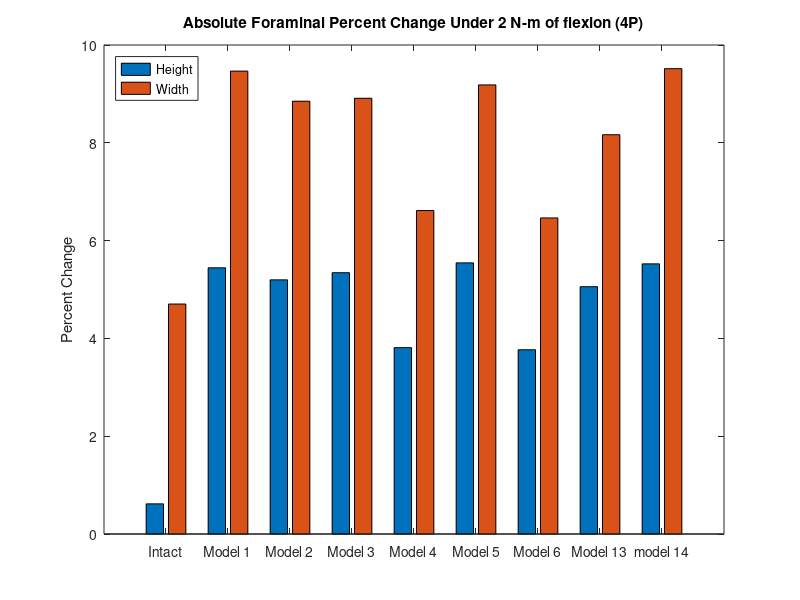
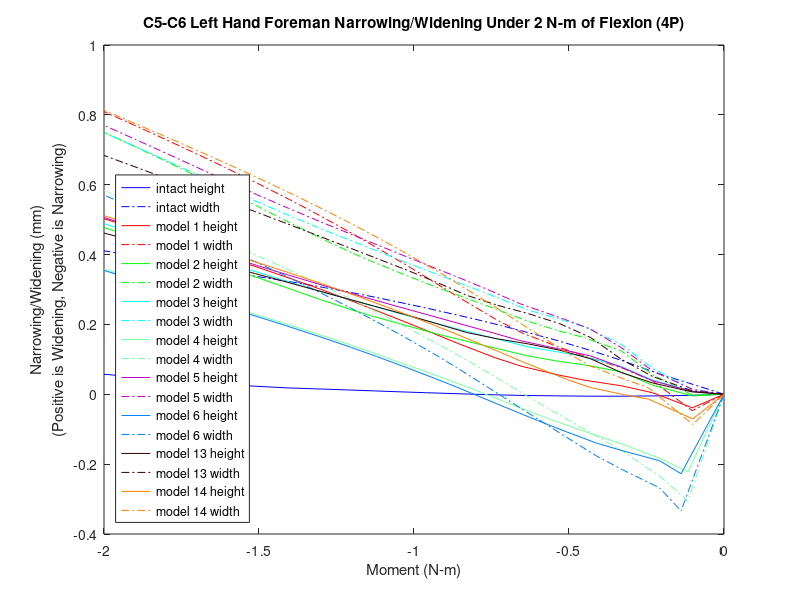

Source code (MATLAB) for these figures, in order:
%% foreman height and witdth narrowing/widening 
% for all models for the c5-c6 left hand side foreman under flexion (4P)
% 36572,16215,31500,37435
k=21;
zero1=[0 0 0 0 0 0 0 0 0 0 0 0 0 0 0 0 0 0 0 0 0];

mag15y=zero1;
mag15x=zero1;
width15=zero1;
height15=zero1;

mag14y=zero1;
mag14x=zero1;
width14=zero1;
height14=zero1;

mag13y=zero1;
mag13x=zero1;
width13=zero1;
height13=zero1;

mag6y=zero1;
mag6x=zero1;
width6=zero1;
height6=zero1;

mag5y=zero1;
mag5x=zero1;
width5=zero1;
height5=zero1;

mag4y=zero1;
mag4x=zero1;
width4=zero1;
height4=zero1;

mag3y=zero1;
mag3x=zero1;
width3=zero1;
height3=zero1;


mag2y=zero1;
mag2x=zero1;
width2=zero1;
height2=zero1;

mag1y=zero1;
mag1x=zero1;
width1=zero1;
height1=zero1;
% 36572,16215,31500,37435
%% model15_intact_TLC_4P
t15=[2 2.0575 2.1025 2.16719 2.21465 2.2716 2.32233 2.35879 2.40155 2.47973 2.51017 2.56326 2.61022 2.66193 2.70424 2.75779 2.80445 2.8546 2.90442 2.95797 3];

% 36572
aa1=12.3763+[0.111599 0.195503 0.21914 0.221679 0.22618 0.244388 0.2624 0.274709 0.287015 0.305946 0.312931 0.32445 0.333878 0.343313 0.350779 0.361297 0.37132 0.381771 0.391664 0.401832 0.409481];
aa2=446.738+[0.535552 0.00278413 -0.540777 -1.16254 -1.4941 -1.83954 -2.12986 -2.33351 -2.57016 -2.98998 -3.14964 -3.42315 -3.65863 -3.9132 -4.11723 -4.36825 -4.58163 -4.80518 -5.02285 -5.25136 -5.42703];
aa3=-714.659+[-0.774879 -0.790001 -0.756128 -0.761472 -0.791383 -0.837923 -0.88243 -0.915653 -0.955629 -1.02819 -1.05646 -1.10724 -1.15231 -1.20224 -1.24318 -1.29616 -1.34308 -1.39341 -1.44343 -1.49682 -1.53839];

% 16215
ab1=12.1679+[0.223784 0.353805 0.380462 0.380986 0.388614 0.414922 0.442109 0.461236 0.480969 0.512795 0.524786 0.544828 0.561406 0.578743 0.592802 0.611272 0.627704 0.644514 0.660508 0.676796 0.6889];
ab2=446.385+[0.866838 0.00585694 -0.82704 -1.78618 -2.30485 -2.85419 -3.31753 -3.64324 -4.02087 -4.69051 -4.94558 -5.38129 -5.75522 -6.15746 -6.47867 -6.87275 -7.20792 -7.56064 -7.90415 -8.26454 -8.5416];
ab3=-705.203+[-0.935817 -0.960292 -0.943126 -0.979011 -1.03053 -1.10411 -1.17486 -1.22797 -1.2927 -1.41368 -1.46225 -1.54961 -1.6282 -1.71649 -1.78965 -1.88231 -1.96344 -2.05098 -2.13888 -2.23369 -2.30831 ];

% 31500
ac1=9.70641+[0.238644 0.363527 0.38529 0.379775 0.383423 0.405021 0.427722 0.443488 0.459432 0.485239 0.49515 0.511659 0.525205 0.539136 0.550538 0.566037 0.580029 0.594259 0.607709 0.621364 0.631449];
ac2=444.062+[0.758958 -0.0435523 -0.815815 -1.70234 -2.17988 -2.68377 -3.10724 -3.40404 -3.7475 -4.35471 -4.58544 -4.97899 -5.31601 -5.67782 -5.96633 -6.31965 -6.61962 -6.93471 -7.24104 -7.56183 -7.80806];
ac3=-707.068+[-0.814455 -0.910412 -0.96335 -1.07718 -1.16962 -1.28613 -1.39259 -1.47062 -1.56414 -1.73639 -1.80445 -1.92461 -2.03095 -2.14847 -2.2446 -2.36529 -2.46996 -2.58185 -2.69302 -2.81181 -2.90454 ];

% 37435
ad1=16.2708+[0.132811 0.230821 0.258912 0.265947 0.27398 0.297537 0.320244 0.335687 0.351377 0.375513 0.384379 0.399391 0.411851 0.424571 0.434659 0.448534 0.461495 0.474961 0.487714 0.500772 0.51058 ];
ad2=449.059+[0.698641 0.0650499 -0.590634 -1.33548 -1.72952 -2.14157 -2.48881 -2.73284 -3.0169 -3.52216 -3.7147 -4.04491 -4.32969 -4.63789 -4.88519 -5.18981 -5.44901 -5.72081 -5.9858 -6.26428 -6.47853];
ad3=-710.186+[-0.884108 -0.855149 -0.765719 -0.713987 -0.71764 -0.738649 -0.762338 -0.781116 -0.804397 -0.847483 -0.864772 -0.897406 -0.927318 -0.961391 -0.990012 -1.02841 -1.06348 -1.10177 -1.14042 -1.18224 -1.21519];

ya1=aa1-ab1;
ya2=aa2-ab2;
ya3=aa3-ab3;
xa1=ad1-ac1;
xa2=ad2-ac2;
xa3=ad3-ac3;
x15=[xa1',xa2',xa3'];
y15=[ya1',ya2',ya3'];

for n=1:k
    mag15x(n)=sqrt(x15(n,1)^2+x15(n,2)^2+x15(n,3)^2);
end
for n=1:k
    mag15y(n)=sqrt(y15(n,1)^2+y15(n,2)^2+y15(n,3)^2);
end
for n=1:k
    width15(n)=mag15x(1,1)-mag15x(1,n);
end
for n=1:k
    height15(n)=mag15y(1,1)-mag15y(1,n);
end

%% model1_slideslide_tether/S2_4P
t1=[2 2.05126 2.11533 2.16533 2.2247 2.26689 2.32627 2.36846 2.42783 2.4542 2.50615 2.55076 2.60453 2.65273 2.70062 2.75176 2.80444 2.85837 2.91342 2.96196 3];
% 36572
ae1=12.3763+[-0.296363 -0.247029 -0.194822 -0.143469 -0.0786417 -0.0270335 0.0366481 0.070375 0.113683 0.131163 0.16239 0.187245 0.215836 0.238339 0.258239 0.276865 0.293647 0.309198 0.323755 0.33601 0.345124];
ae2=446.738+[0.797079 0.643528 0.627852 0.446551 0.126401 -0.189067 -0.672004 -1.00617 -1.46051 -1.65626 -2.03261 -2.34523 -2.71091 -3.02767 -3.33399 -3.65128 -3.96661 -4.27704 -4.57986 -4.83608 -5.02937];
ae3=-714.659+[-0.615151 -0.907806 -0.956803 -0.963068 -0.962402 -0.971728 -0.988314 -1.01789 -1.07819 -1.10692 -1.16627 -1.21927 -1.28322 -1.34042 -1.3977 -1.45974 -1.52523 -1.59252 -1.66021 -1.71885 -1.76384];

% 16215
af1=12.1679+[-0.324978 -0.208429 -0.0799929 0.0141588 0.12184 0.19601 0.286321 0.33581 0.397984 0.422097 0.464515 0.497892 0.534637 0.564167 0.590763 0.615961 0.639121 0.660899 0.681517 0.698923 0.711853 ];
af2=446.385+[1.47688 1.27622 0.948796 0.541781 -0.040864 -0.540419 -1.29458 -1.83374 -2.57648 -2.89838 -3.51774 -4.03114 -4.63048 -5.15053 -5.65298 -6.17311 -6.69075 -7.20147 -7.70214 -8.12729 -8.4499];
af3=-705.203+[-0.848839 -1.17717 -1.17773 -1.16744 -1.16153 -1.1682 -1.18459 -1.21365 -1.27452 -1.30474 -1.37103 -1.43426 -1.51455 -1.59121 -1.67195 -1.76309 -1.86194 -1.96675 -2.07563 -2.17262 -2.24875 ];

% 31500
ag1=9.70641+[-0.300144 -0.183931 -0.0553147 0.0381586 0.142613 0.214377 0.302919 0.350701 0.408932 0.431076 0.4692 0.498471 0.530611 0.556043 0.578522 0.599443 0.618363 0.635991 0.652567 0.666663 0.677167];
ag2=444.066+[1.35021 1.15119 0.861412 0.487914 -0.0500072 -0.516533 -1.22152 -1.72273 -2.40984 -2.70659 -3.27626 -3.74725 -4.29601 -4.77122 -5.22955 -5.70316 -6.17371 -6.6371 -7.09042 -7.47471 -7.76582];
ag3=-707.086+[-0.716544 -1.04699 -1.09827 -1.13068 -1.17645 -1.21973 -1.29068 -1.35956 -1.47447 -1.52798 -1.63818 -1.73682 -1.85786 -1.96909 -2.08239 -2.20652 -2.33747 -2.47327 -2.61194 -2.73379 -2.82858];

% 37435
ah1=16.2708+[-0.32538 -0.261177 -0.201849 -0.141743 -0.0648229 -0.00690279 0.0627471 0.100664 0.151438 0.172206 0.209861 0.240395 0.275428 0.303093 0.32791 0.351434 0.37306 0.393271 0.412236 0.428043 0.439703];
ah2=449.059+[0.940437 0.755545 0.720397 0.484473 0.0825608 -0.290592 -0.858966 -1.25384 -1.79243 -2.02521 -2.47354 -2.84693 -3.28452 -3.66413 -4.03187 -4.41362 -4.79356 -5.1683 -5.53453 -5.84478 -6.07911];
ah3=-710.186+[-0.667767 -0.956567 -1.00057 -0.984543 -0.951484 -0.937347 -0.917941 -0.923025 -0.95229 -0.967964 -1.00294 -1.03655 -1.07846 -1.117 -1.15683 -1.20127 -1.25002 -1.30144 -1.35425 -1.40076 -1.43683];

xb1=ah1-ag1;
xb2=ah2-ag2;
xb3=ah3-ag3;
yb1=ae1-af1;
yb2=ae2-af2;
yb3=ae3-af3;
y1=[yb1',yb2',yb3'];
x1=[xb1',xb2',xb3'];

for n=1:k
    mag1x(n)=sqrt(x1(n,1)^2+x1(n,2)^2+x1(n,3)^2);
end
for n=1:k
    mag1y(n)=sqrt(y1(n,1)^2+y1(n,2)^2+y1(n,3)^2);
end
for n=1:k
    height1(n)=mag1y(1,1)-mag1y(1,n);
end
for n=1:k
    width1(n)=mag1x(1,1)-mag1x(1,n);
end
%% model2_SlideSlide_NoTether/S2_4P
t2=[2 2.05126 2.11533 2.16533 2.2247 2.26689 2.31689 2.36689 2.42627 2.46846 2.52783 2.57002 2.60127 2.65098 2.70667 2.75577 2.81523 2.85038 2.90628 2.96349 3 ];

% 36572
ai1=12.3763+[-0.24139 -0.231039 -0.224247 -0.222861 -0.208682 -0.195101 -0.172907 -0.146167 -0.112543 -0.0863709 -0.0496099 -0.0255171 -0.00746373 0.0224642 0.0565502 0.086325 0.121363 0.141212 0.170943 0.198786 0.215114 ];
ai2=446.738+[0.905469 0.881618 0.946972 1.01556 1.00379 0.94584 0.843468 0.694597 0.477971 0.293092 0.010734 -0.213637 -0.386863 -0.675898 -1.00486 -1.30034 -1.66407 -1.88094 -2.22753 -2.5833 -2.81063];
ai3=-714.659+[-0.763679 -0.903273 -0.965059 -0.987263 -0.982534 -0.971239 -0.960569 -0.963302 -0.971469 -0.976157 -0.981667 -0.986068 -0.992563 -1.0147 -1.05401 -1.0939 -1.14547 -1.17721 -1.23013 -1.28823 -1.32693];

% 16215
aj1=12.1679+[-0.242242 -0.20647 -0.161727 -0.129416 -0.0876504 -0.055965 -0.0158418 0.0261103 0.0775503 0.11573 0.168623 0.203839 0.229929 0.272304 0.32017 0.36172 0.410267 0.437645 0.478844 0.517711 0.540887 ];
aj2=446.385+[1.74178 1.67388 1.56724 1.44762 1.25232 1.06185 0.799151 0.494853 0.092412 -0.231616 -0.719852 -1.09863 -1.38808 -1.86644 -2.41524 -2.90643 -3.50705 -3.86309 -4.42941 -5.00719 -5.37447];
aj3=-705.203+[-1.05161 -1.1931 -1.21688 -1.19737 -1.17253 -1.15293 -1.1319 -1.12147 -1.11702 -1.11498 -1.11306 -1.1155 -1.1212 -1.14328 -1.18656 -1.23478 -1.30263 -1.34707 -1.42456 -1.5131 -1.57404];

% 31500
ak1=9.70641+[-0.21745 -0.18155 -0.136166 -0.104034 -0.061804 -0.0311925 0.00905678 0.05141 0.102815 0.140892 0.193764 0.229031 0.254865 0.295661 0.34022 0.37819 0.422019 0.4465 0.482988 0.516855 0.536802];
ak2=444.066+[1.58819 1.52384 1.4365 1.34094 1.17229 1.00394 0.767188 0.487889 0.11644 -0.183576 -0.635598 -0.986601 -1.25463 -1.69662 -2.20133 -2.65204 -3.20233 -3.52819 -4.04598 -4.57359 -4.90869 ];
ak3=-707.086+[-0.881612 -1.02844 -1.07999 -1.093 -1.10432 -1.11204 -1.12403 -1.14491 -1.17751 -1.2033 -1.24226 -1.27515 -1.30339 -1.36137 -1.44494 -1.52808 -1.63726 -1.7055 -1.81984 -1.94464 -2.02796];

% 37435
al1=16.2708+[-0.262384 -0.246339 -0.237171 -0.235377 -0.218098 -0.199215 -0.17429 -0.145663 -0.108578 -0.0797872 -0.0396235 -0.0135673 0.00647856 0.0410147 0.0812828 0.11664 0.158396 0.182152 0.217973 0.25211 0.272361];
al2=449.059+[1.06927 1.03537 1.09922 1.16349 1.11606 1.01922 0.874648 0.689279 0.425295 0.202118 -0.137423 -0.405609 -0.611937 -0.95552 -1.34848 -1.70204 -2.1377 -2.39757 -2.81291 -3.23938 -3.51184];
al3=-710.186+[-0.835382 -0.974404 -1.03707 -1.05679 -1.03435 -1.00608 -0.975048 -0.960274 -0.947118 -0.934885 -0.915468 -0.900811 -0.893668 -0.895087 -0.911726 -0.931892 -0.959999 -0.97821 -1.01028 -1.04812 -1.0744];

xc1=al1-ak1;
xc2=al2-ak2;
xc3=al3-ak3;
yd1=ai1-aj1;
yd2=ai2-aj2;
yd3=ai3-aj3;
y2=[yd1',yd2',yd3'];
x2=[xc1',xc2',xc3'];

for n=1:k
    mag2x(n)=sqrt(x2(n,1)^2+x2(n,2)^2+x2(n,3)^2);
end
for n=1:k
    mag2y(n)=sqrt(y2(n,1)^2+y2(n,2)^2+y2(n,3)^2);
end
for n=1:k
    height2(n)=mag2y(1,1)-mag2y(1,n);
end
for n=1:k
    width2(n)=mag2x(1,1)-mag2x(1,n);
end

%% model3_APSlide_Tether/S2_4P
t3=[2 2.05126 2.11533 2.16533 2.2247 2.26689 2.31689 2.36689 2.42627 2.45263 2.51196 2.57134 2.62143 2.65745 2.70443 2.7639 2.80111 2.85094 2.90531 2.96081 3];
% 36572
am1=12.3763+[-0.0625365 -0.0571366 -0.0598981 -0.0685636 -0.0696261 -0.0643498 -0.0547241 -0.0413041 -0.0228038 -0.0137775 0.00775658 0.0292394 0.0462723 0.0576326 0.073106 0.0951428 0.109857 0.129977 0.152028 0.174161 0.189422 ];
am2=446.738+[0.664822 0.678819 0.770332 0.871361 0.929433 0.927462 0.900368 0.838836 0.728532 0.666051 0.497059 0.303534 0.119591 -0.0233577 -0.2269 -0.51087 -0.695895 -0.948687 -1.23256 -1.53055 -1.74483];
am3=-714.659+[-1.00175 -1.03338 -1.06283 -1.07812 -1.0732 -1.05869 -1.03776 -1.03334 -1.03211 -1.03364 -1.03632 -1.03773 -1.03733 -1.03668 -1.04111 -1.057 -1.07327 -1.09975 -1.13225 -1.16878 -1.19636];
% 16215
an1=12.1679+[0.0741139 0.0901913 0.106678 0.117934 0.13445 0.150016 0.170638 0.193156 0.221383 0.234691 0.266043 0.297259 0.322989 0.340891 0.364196 0.396022 0.416836 0.445156 0.47591 0.506807 0.528103];
an2=446.385+[1.46322 1.43331 1.38047 1.31822 1.20855 1.0914 0.922484 0.722831 0.453122 0.3195 -0.0166563 -0.387291 -0.72746 -0.986203 -1.34401 -1.82735 -2.14145 -2.5702 -3.04754 -3.54427 -3.89905 ];
an3=-705.203+[-1.33312 -1.35416 -1.34588 -1.31949 -1.28614 -1.25999 -1.22797 -1.20698 -1.18837 -1.18264 -1.17138 -1.1612 -1.15465 -1.15155 -1.15348 -1.16987 -1.18857 -1.2215 -1.26583 -1.31931 -1.36163];
% 31500
ao1=9.70641+[0.100468 0.116497 0.132825 0.143291 0.15927 0.174126 0.194312 0.217023 0.245676 0.25904 0.290465 0.321916 0.347871 0.365772 0.388659 0.418744 0.437868 0.46345 0.490751 0.51776 0.536145];
ao2=444.066+[1.29841 1.27346 1.23863 1.19814 1.11358 1.01574 0.870988 0.693649 0.450181 0.328567 0.0211656 -0.31854 -0.630919 -0.868591 -1.19739 -1.6414 -1.9293 -2.32156 -2.75769 -3.21106 -3.53463 ];
ao3=-707.086+[-1.14938 -1.17753 -1.19444 -1.19694 -1.19683 -1.1953 -1.19395 -1.20131 -1.2155 -1.2243 -1.24708 -1.2726 -1.29721 -1.31697 -1.34911 -1.40377 -1.44656 -1.51164 -1.59058 -1.67881 -1.74516];
% 37435
ap1=16.2708+[-0.0527419 -0.045838 -0.0492899 -0.0595508 -0.0601274 -0.0525061 -0.0408287 -0.0273288 -0.00848196 0.00132279 0.0246548 0.0476498 0.0656583 0.0777966 0.0952985 0.121328 0.138876 0.163043 0.18972 0.216724 0.235504];
ap2=449.059+[0.808319 0.821128 0.914274 1.01684 1.05303 1.02145 0.955331 0.86577 0.720739 0.641522 0.430785 0.192166 -0.0327984 -0.206979 -0.453186 -0.794643 -1.01701 -1.32143 -1.66373 -2.02302 -2.2812];
ap3=-710.186+[-1.08969 -1.12186 -1.15123 -1.16557 -1.14822 -1.11904 -1.07836 -1.05899 -1.03981 -1.03331 -1.01628 -0.996606 -0.977155 -0.96235 -0.948678 -0.942004 -0.94429 -0.952123 -0.964334 -0.980491 -0.99406];

xe1=ap1-ao1;
xe2=ap2-ao2;
xe3=ap3-ao3;
yf1=am1-an1;
yf2=am2-an2;
yf3=am3-an3;
y3=[yf1',yf2',yf3'];
x3=[xe1',xe2',xe3'];

for n=1:k
    mag3x(n)=sqrt(x3(n,1)^2+x3(n,2)^2+x3(n,3)^2);
end
for n=1:k
    mag3y(n)=sqrt(y3(n,1)^2+y3(n,2)^2+y3(n,3)^2);
end
for n=1:k
    height3(n)=mag3y(1,1)-mag3y(1,n);
end
for n=1:k
    width3(n)=mag3x(1,1)-mag3x(1,n);
end


%% model4_APSlide_NoTether/S2_4P
t4=[2 2.05816 2.10161 2.16188 2.20417 2.26497 2.3108 2.35767 2.41039 2.46048 2.50857 2.57039 2.61266 2.65395 2.70851 2.75122 2.8056 2.85917 2.91124 2.95071 3];
% 36572
aq1=12.3763+[-0.215014 0.0675937 0.146677 0.168768 0.17647 0.188385 0.199349 0.213084 0.235441 0.256622 0.274414 0.292824 0.304381 0.315269 0.329007 0.339189 0.351059 0.362176 0.373678 0.382001 0.391941];
aq2=446.738+[0.808702 -0.136192 -0.808644 -1.41613 -1.7252 -2.1178 -2.39392 -2.66752 -2.9643 -3.24286 -3.50193 -3.81741 -4.02872 -4.23251 -4.49245 -4.68931 -4.93391 -5.16789 -5.38778 -5.55039 -5.74847];
aq3=-714.659+[0.194024 -1.02808 -1.03323 -1.06168 -1.09212 -1.14625 -1.19061 -1.23864 -1.29806 -1.35565 -1.40994 -1.47658 -1.52275 -1.56848 -1.62918 -1.67589 -1.73469 -1.7918 -1.84674 -1.88755 -1.93739];
% 16215
ar1=12.1679+[-0.403375 0.319789 0.443255 0.473762 0.485359 0.503136 0.518475 0.536404 0.565855 0.594075 0.6179 0.64184 0.656998 0.671739 0.691687 0.706677 0.72442 0.741321 0.758566 0.7712 0.786476];
ar2=446.385+[1.40349 0.00773081 -1.08683 -2.06102 -2.57063 -3.22826 -3.69729 -4.16677 -4.67872 -5.15581 -5.60049 -6.14527 -6.50913 -6.85922 -7.30792 -7.64821 -8.07094 -8.47584 -8.85768 -9.14094 -9.48883];
ar3=-705.203+[0.136572 -1.29877 -1.28591 -1.30602 -1.33533 -1.38973 -1.4363 -1.48826 -1.55611 -1.62653 -1.69689 -1.78698 -1.85219 -1.91911 -2.011 -2.08406 -2.1786 -2.27312 -2.3662 -2.43702 -2.52567];
% 31500
as1=9.70641+[-0.371109 0.341148 0.458521 0.482403 0.490285 0.503176 0.515016 0.52952 0.555026 0.579508 0.600196 0.621337 0.634664 0.647531 0.664645 0.677503 0.692532 0.706838 0.721604 0.732418 0.745451];
as2=444.066+[1.26279 -0.0592161 -1.07877 -1.98048 -2.4498 -3.05356 -3.48306 -3.91208 -4.37918 -4.81398 -5.21866 -5.71343 -6.04342 -6.36054 -6.76607 -7.07313 -7.454 -7.81821 -8.16109 -8.41504 -8.72627];
as3=-707.086+[0.278094 -1.24188 -1.31479 -1.41064 -1.47966 -1.5849 -1.66725 -1.75462 -1.86001 -1.96441 -2.06613 -2.19508 -2.28572 -2.37655 -2.4983 -2.59362 -2.71522 -2.83512 -2.95163 -3.03957 -3.14903];
% 37435
at1=16.2708+[-0.248265 0.096244 0.188317 0.215081 0.225225 0.241942 0.256832 0.274707 0.302488 0.328786 0.350694 0.373145 0.387271 0.400572 0.417649 0.430271 0.445149 0.459077 0.473289 0.483555 0.495784];
at2=449.059+[1.0122 -0.137032 -0.939557 -1.66316 -2.03313 -2.50492 -2.83738 -3.16708 -3.52524 -3.86173 -4.1752 -4.55808 -4.81496 -5.06297 -5.38001 -5.62043 -5.91938 -6.20558 -6.47484 -6.6741 -6.91699 ];
at3=-710.186+[0.112597 -1.05367 -1.00402 -0.981544 -0.986698 -1.01076 -1.0351 -1.06419 -1.10452 -1.14493 -1.18323 -1.23016 -1.26347 -1.29712 -1.34304 -1.37889 -1.42471 -1.46989 -1.51416 -1.54736 -1.58821 ];

xg1=at1-as1;
xg2=at2-as2;
xg3=at3-as3;
yh1=aq1-ar1;
yh2=aq2-ar2;
yh3=aq3-ar3;
y4=[yh1',yh2',yh3'];
x4=[xg1',xg2',xg3'];

for n=1:k
    mag4x(n)=sqrt(x4(n,1)^2+x4(n,2)^2+x4(n,3)^2);
end
for n=1:k
    mag4y(n)=sqrt(y4(n,1)^2+y4(n,2)^2+y4(n,3)^2);
end
for n=1:k
    height4(n)=mag4y(1,1)-mag4y(1,n);
end
for n=1:k
    width4(n)=mag4x(1,1)-mag4x(1,n);
end

%% model5_LatSlide_Tether/S2_4P
t5=[2 2.05126 2.11533 2.16533 2.21533 2.25908 2.32939 2.37939 2.41064 2.48096 2.51221 2.58252 2.61377 2.65013 2.70227 2.75401 2.82172 2.85179 2.91104 2.95017 3];
% 36572
au1=12.3763+[-0.0645383 -0.0591998 -0.0617345 -0.0697565 -0.0717629 -0.0681619 -0.0545493 -0.039633 -0.0297497 -0.0043497 0.00701067 0.0309481 0.0413725 0.0530874 0.0696462 0.0879498 0.113715 0.125425 0.148547 0.163641 0.182388];
au2=446.738+[0.630243 0.643281 0.726084 0.823007 0.882729 0.901791 0.872915 0.807887 0.75541 0.584273 0.496465 0.266656 0.154737 0.015884 -0.20326 -0.444142 -0.776827 -0.927991 -1.23355 -1.44067 -1.7096];
au3=-714.659+[-0.996715 -1.02804 -1.05643 -1.07225 -1.07291 -1.06032 -1.03592 -1.0332 -1.0322 -1.0354 -1.03624 -1.03692 -1.03654 -1.03576 -1.03896 -1.05093 -1.07965 -1.0954 -1.12976 -1.15464 -1.18856 ];
% 16215
av1=12.1679+[0.0479822 0.0629259 0.0774361 0.0870994 0.100129 0.114052 0.141766 0.16419 0.178691 0.214031 0.230256 0.265766 0.281242 0.298784 0.323344 0.349477 0.385559 0.401862 0.433763 0.454614 0.48051];
av2=446.385+[1.48605 1.45725 1.40699 1.34712 1.25307 1.15057 0.920566 0.716265 0.578235 0.212997 0.0358493 -0.407233 -0.616851 -0.871706 -1.26139 -1.67481 -2.24201 -2.49931 -3.01528 -3.3623 -3.80982];
av3=-705.203+[-1.34535 -1.36591 -1.35809 -1.33074 -1.29736 -1.26816 -1.22124 -1.19893 -1.18714 -1.1687 -1.16161 -1.14829 -1.14315 -1.13841 -1.13793 -1.14907 -1.18174 -1.20133 -1.24781 -1.28382 -1.33526 ];
% 31500
aw1=9.70641+[0.0756118 0.0905274 0.104938 0.113777 0.125955 0.139266 0.165656 0.188082 0.202626 0.237786 0.253835 0.28904 0.304462 0.321915 0.345914 0.370507 0.403321 0.417874 0.445919 0.463993 0.486158];
aw2=444.066+[1.31678 1.29285 1.25998 1.22158 1.15032 1.06753 0.87187 0.690211 0.566248 0.234114 0.0724974 -0.333073 -0.525213 -0.758957 -1.11662 -1.49614 -2.0156 -2.25077 -2.7219 -3.03848 -3.44648];
aw3=-707.086+[-1.15639 -1.18399 -1.20064 -1.20193 -1.19844 -1.19475 -1.19068 -1.19686 -1.20248 -1.22371 -1.23466 -1.26388 -1.27813 -1.29634 -1.32925 -1.37353 -1.4498 -1.48868 -1.57271 -1.63315 -1.71516];
% 37435
ax1=16.2708+[-0.0552054 -0.0483829 -0.0515621 -0.0610204 -0.0630207 -0.0581296 -0.0410175 -0.0260084 -0.0160603 0.0111595 0.0233842 0.0487767 0.0598295 0.0723723 0.0909166 0.112521 0.143332 0.157444 0.185488 0.203937 0.227045];
ax2=449.059+[0.768975 0.780673 0.863458 0.961499 1.00756 1.00075 0.920062 0.827651 0.757499 0.540768 0.431013 0.147576 0.0104257 -0.159302 -0.425152 -0.715296 -1.11559 -1.29781 -1.66653 -1.91646 -2.24071];
ax3=-710.186+[-1.08139 -1.11315 -1.14057 -1.15535 -1.14789 -1.12176 -1.0719 -1.05469 -1.04446 -1.02569 -1.01616 -0.991521 -0.979456 -0.964665 -0.947782 -0.940212 -0.943584 -0.948133 -0.960497 -0.971038 -0.987103 ];

xi1=ax1-aw1;
xi2=ax2-aw2;
xi3=ax3-aw3;
yj1=au1-av1;
yj2=au2-av2;
yj3=au3-av3;
y5=[yj1',yj2',yj3'];
x5=[xi1',xi2',xi3'];

for n=1:k
    mag5x(n)=sqrt(x5(n,1)^2+x5(n,2)^2+x5(n,3)^2);
end
for n=1:k
    mag5y(n)=sqrt(y5(n,1)^2+y5(n,2)^2+y5(n,3)^2);
end
for n=1:k
    height5(n)=mag5y(1,1)-mag5y(1,n);
end
for n=1:k
    width5(n)=mag5x(1,1)-mag5x(1,n);
end


%% model6_LatSlide_NoTether/S2_4P
t6=[2 2.06926 2.1039 2.16327 2.20546 2.25429 2.30079 2.35429 2.4315 2.46157 2.514 2.56038 2.60079 2.65194 2.70721 2.75135 2.80366 2.85454 2.91895 2.95814 3];
% 36572
ay1=12.3763+[-0.215017 -0.136433 -0.0664135 0.0494241 0.101979 0.146644 0.172514 0.192883 0.216327 0.227324 0.248037 0.264891 0.277696 0.2923 0.307057 0.318187 0.330699 0.341852 0.355891 0.36454 0.373334 ];
ay2=446.738+[0.808829 0.30903 0.123089 -0.476262 -0.935084 -1.40754 -1.79605 -2.18709 -2.68947 -2.87259 -3.17823 -3.43785 -3.65685 -3.92658 -4.21106 -4.4314 -4.68364 -4.92039 -5.20987 -5.38054 -5.55731];
ay3=-714.659+[0.193483 -0.959172 -0.981634 -0.996148 -1.01909 -1.06462 -1.11508 -1.1739 -1.2569 -1.29061 -1.34962 -1.40146 -1.44606 -1.50278 -1.56553 -1.61597 -1.6748 -1.73078 -1.80085 -1.84293 -1.88675];
% 16215
az1=12.1679+[-0.403358 -0.0171041 0.106363 0.283562 0.357622 0.417954 0.452552 0.478912 0.508441 0.522828 0.549531 0.571618 0.588681 0.60842 0.628863 0.644787 0.662794 0.67911 0.699661 0.712339 0.725417 ];
az2=446.385+[1.40391 0.760804 0.306266 -0.678302 -1.38999 -2.13944 -2.76716 -3.41133 -4.25766 -4.56948 -5.09103 -5.53492 -5.91007 -6.37143 -6.85681 -7.23331 -7.66546 -8.07191 -8.57034 -8.86532 -9.17342];
az3=-705.203+[0.135333 -1.2342 -1.22019 -1.22134 -1.241 -1.28235 -1.33143 -1.39069 -1.48092 -1.52068 -1.59339 -1.66112 -1.7222 -1.80317 -1.89608 -1.97312 -2.06581 -2.15689 -2.27414 -2.34625 -2.42317];
% 31500
ba1=9.70641+[-0.371091 0.00864884 0.130271 0.300512 0.369784 0.425459 0.455631 0.477168 0.500121 0.511972 0.534895 0.55395 0.56853 0.585269 0.602531 0.615869 0.630936 0.644478 0.661587 0.67223 0.68316];
ba2=444.066+[1.26326 0.659576 0.242807 -0.674579 -1.33797 -2.03374 -2.61355 -3.20581 -3.98008 -4.26465 -4.74006 -5.14402 -5.48491 -5.90353 -6.34334 -6.68388 -7.0741 -7.44043 -7.88885 -8.15376 -8.42984];
ba3=-707.086+[0.276778 -1.13736 -1.17046 -1.24658 -1.31718 -1.41306 -1.5081 -1.61475 -1.76712 -1.82925 -1.93914 -2.03806 -2.12513 -2.23751 -2.36262 -2.46406 -2.58429 -2.70079 -2.84845 -2.93822 -3.03342];
% 37435
bb1=16.2708+[-0.248256 -0.134566 -0.0547913 0.0800977 0.140039 0.191095 0.222394 0.248566 0.279243 0.293091 0.318476 0.339033 0.354724 0.372695 0.391008 0.405028 0.420727 0.434785 0.452414 0.463169 0.474097];
bb2=449.059+[1.01233 0.368974 0.140806 -0.580638 -1.12235 -1.68053 -2.14223 -2.60913 -3.21189 -3.43234 -3.80095 -4.11462 -4.37962 -4.70663 -5.05199 -5.31999 -5.62717 -5.91592 -6.26933 -6.47786 -6.69412];
bb3=-710.186+[0.11204 -0.993209 -1.00137 -0.969806 -0.959104 -0.970722 -0.993642 -1.02546 -1.07452 -1.09637 -1.13603 -1.17174 -1.20293 -1.24344 -1.28977 -1.32804 -1.37335 -1.41706 -1.4729 -1.50696 -1.54271];

xk1=bb1-ba1;
xk2=bb2-ba2;
xk3=bb3-ba3;
yl1=ay1-az1;
yl2=ay2-az2;
yl3=ay3-az3;
y6=[yl1',yl2',yl3'];
x6=[xk1',xk2',xk3'];

for n=1:k
    mag6x(n)=sqrt(x6(n,1)^2+x6(n,2)^2+x6(n,3)^2);
end
for n=1:k
    mag6y(n)=sqrt(y6(n,1)^2+y6(n,2)^2+y6(n,3)^2);
end
for n=1:k
    height6(n)=mag6y(1,1)-mag6y(1,n);
end
for n=1:k
    width6(n)=mag6x(1,1)-mag6x(1,n);
end


%% model13_Fixed_Tether_S2_4P
t13=[2 2.05126 2.11533 2.16533 2.21533 2.26533 2.31533 2.36533 2.41533 2.46533 2.51533 2.56533 2.62471 2.66689 2.70517 2.75527 2.80337 2.85848 2.91062 2.96632 3];
% 36572
bc1=12.3763+[-0.00126366 0.00282179 0.000834033 -0.00732805 -0.0165577 -0.0222832 -0.0254121 -0.024472 -0.0203283 -0.0136079 -0.00529244 0.00375165 0.0151955 0.0237724 0.031559 0.0417296 0.0516169 0.0647346 0.0784432 0.0944296 0.104781];
bc2=446.738+[0.696855 0.705872 0.774284 0.858876 0.959009 1.01476 1.04161 1.05447 1.05428 1.03049 0.981667 0.913612 0.817681 0.73499 0.6544 0.535841 0.407116 0.2454 0.0758234 -0.121405 -0.248038];
bc3=-714.659+[-0.705812 -0.726346 -0.752305 -0.7689 -0.783898 -0.785785 -0.777799 -0.761067 -0.746413 -0.747522 -0.750749 -0.753014 -0.754307 -0.754306 -0.753369 -0.751076 -0.748363 -0.748853 -0.751907 -0.758097 -0.763486];
% 16215
bd1=12.1679+[0.129016 0.138568 0.147856 0.153172 0.158414 0.165355 0.17392 0.184016 0.19619 0.210019 0.225104 0.241297 0.261272 0.275921 0.289296 0.306867 0.323962 0.3452 0.366783 0.391426 0.407057];
bd2=446.385+[1.63099 1.61527 1.5929 1.56752 1.53222 1.47204 1.38719 1.2852 1.16454 1.02293 0.85916 0.674455 0.436585 0.249271 0.0721731 -0.175743 -0.431824 -0.741824 -1.05456 -1.40784 -1.6302];
bd3=-705.203+[-1.0531 -1.06521 -1.06023 -1.04225 -1.0133 -0.988442 -0.962125 -0.931628 -0.901001 -0.879491 -0.862468 -0.847264 -0.829714 -0.817716 -0.807153 -0.794607 -0.784365 -0.77767 -0.776985 -0.782492 -0.789042];
% 31500
be1=9.70641+[0.155694 0.165187 0.174221 0.179022 0.18363 0.18969 0.196987 0.207099 0.219714 0.233782 0.249008 0.265299 0.285475 0.300352 0.313957 0.331832 0.349134 0.37024 0.391229 0.414672 0.429302];
be2=444.066+[1.44871 1.4359 1.42513 1.41422 1.39707 1.35415 1.2876 1.2042 1.10269 0.979449 0.83403 0.668239 0.453658 0.283752 0.122885 -0.102938 -0.33673 -0.619948 -0.905917 -1.22906 -1.43246 ];
be3=-707.086+[-0.843245 -0.859679 -0.871173 -0.87317 -0.868879 -0.866754 -0.863641 -0.858081 -0.853148 -0.855453 -0.861658 -0.869878 -0.880651 -0.88948 -0.898021 -0.91097 -0.925755 -0.947947 -0.974842 -1.00994 -1.0344];
% 37435
bf1=16.2708+[0.00528751 0.0103056 0.00815981 -0.00141849 -0.011903 -0.0161099 -0.0161163 -0.0149356 -0.0107546 -0.00313283 0.00632609 0.0162709 0.0286589 0.037906 0.046177 0.0568397 0.0674601 0.0823506 0.0981902 0.11693 0.129238];
bf2=449.059+[0.880613 0.889586 0.961216 1.04998 1.15398 1.19711 1.20028 1.18676 1.16033 1.11733 1.04785 0.957177 0.832587 0.727553 0.625939 0.47802 0.318677 0.119907 -0.0872007 -0.32691 -0.480383];
bf3=-710.186+[-0.813393 -0.834644 -0.862016 -0.879472 -0.895264 -0.890705 -0.871572 -0.839908 -0.810427 -0.801656 -0.794603 -0.785471 -0.772394 -0.761305 -0.749936 -0.733127 -0.715725 -0.699542 -0.686382 -0.674966 -0.669656];

xm1=bf1-be1;
xm2=bf2-be2;
xm3=bf3-be3;
yn1=bc1-bd1;
yn2=bc2-bd2;
yn3=bc3-bd3;
y13=[yn1',yn2',yn3'];
x13=[xm1',xm2',xm3'];

for n=1:k
    mag13x(n)=sqrt(x13(n,1)^2+x13(n,2)^2+x13(n,3)^2);
end
for n=1:k
    mag13y(n)=sqrt(y13(n,1)^2+y13(n,2)^2+y13(n,3)^2);
end
for n=1:k
    height13(n)=mag13y(1,1)-mag13y(1,n);
end
for n=1:k
    width13(n)=mag13x(1,1)-mag13x(1,n);
end


%% model14_Fixed_NoTether/S2_4P
t14=[2 2.05026 2.12154 2.16006 2.21479 2.25242 2.32555 2.36019 2.44483 2.45733 2.51914 2.56141 2.60341 2.65657 2.70193 2.75284 2.80008 2.85729 2.91018 2.97712 3];
% 36572
bg1=12.3763+[-0.262546 -0.154284 -0.0268663 0.0381372 0.103171 0.133166 0.182336 0.204975 0.252828 0.259238 0.287259 0.303321 0.317382 0.333293 0.345916 0.35899 0.370454 0.384508 0.397257 0.412976 0.418115];
bg2=446.738+[0.872491 0.575924 0.365607 0.0837351 -0.421481 -0.769249 -1.36472 -1.61384 -2.16748 -2.24624 -2.62408 -2.87322 -3.1144 -3.41061 -3.65641 -3.92492 -4.1662 -4.44872 -4.70158 -5.01045 -5.11286];
bg3=-714.659+[-0.305877 -0.642998 -0.694981 -0.694589 -0.688607 -0.707033 -0.772267 -0.805899 -0.892186 -0.90515 -0.96996 -1.01343 -1.05684 -1.11223 -1.1596 -1.21287 -1.262 -1.32256 -1.37886 -1.44983 -1.47369];
% 16215
bh1=12.1679+[-0.293437 -0.0752895 0.158175 0.258958 0.356388 0.40309 0.475736 0.506664 0.572586 0.581567 0.620202 0.642609 0.662657 0.686057 0.704868 0.72467 0.742103 0.763485 0.783018 0.807191 0.815149];
bh2=446.385+[1.65142 1.30816 0.669527 0.182886 -0.626001 -1.18033 -2.14812 -2.56048 -3.49267 -3.6257 -4.26202 -4.68199 -5.08875 -5.5882 -6.00217 -6.45395 -6.86068 -7.33822 -7.76645 -8.29189 -8.46757];
bh3=-705.203+[-0.521951 -0.925463 -0.912242 -0.902889 -0.88966 -0.900103 -0.951686 -0.980489 -1.06466 -1.07867 -1.15201 -1.20517 -1.26095 -1.33585 -1.40304 -1.48148 -1.55642 -1.65096 -1.74128 -1.85858 -1.899];
% 31500
bi1=9.70641+[-0.263984 -0.049672 0.180407 0.278508 0.373383 0.418219 0.485004 0.512914 0.571652 0.57958 0.613405 0.632758 0.649855 0.669556 0.685294 0.7017 0.716092 0.733879 0.750147 0.77033 0.77695];
bi2=444.066+[1.50764 1.16631 0.583843 0.131162 -0.624037 -1.14133 -2.03904 -2.41963 -3.27645 -3.39845 -3.98103 -4.36476 -4.73588 -5.19085 -5.56742 -5.97775 -6.34656 -6.77884 -7.16579 -7.63952 -7.79756];
bi3=-707.086+[-0.371135 -0.772261 -0.830869 -0.862281 -0.912655 -0.964723 -1.088 -1.14729 -1.30006 -1.3237 -1.44294 -1.52597 -1.61023 -1.71937 -1.81433 -1.92246 -2.02367 -2.14843 -2.26526 -2.41445 -2.46544];
% 37435
bk1=16.2708+[-0.296601 -0.163932 -0.0178585 0.0568618 0.129755 0.164329 0.223658 0.251211 0.309249 0.317036 0.351542 0.371547 0.389362 0.409875 0.426217 0.443323 0.458338 0.47662 0.493152 0.513398 0.519991];
bk2=449.059+[1.06322 0.722159 0.4574 0.112115 -0.492959 -0.902339 -1.60526 -1.90083 -2.56056 -2.65467 -3.10731 -3.40655 -3.69662 -4.05348 -4.35002 -4.67438 -4.96631 -5.3086 -5.61541 -5.9909 -6.11557];
bk3=-710.186+[-0.380102 -0.7143 -0.751792 -0.725444 -0.674483 -0.66641 -0.689699 -0.706581 -0.755766 -0.763511 -0.803525 -0.830799 -0.8589 -0.896033 -0.928681 -0.966385 -1.00194 -1.04727 -1.09049 -1.14609 -1.16501];

xo1=bk1-bi1;
xo2=bk2-bi2;
xo3=bk3-bi3;
yp1=bg1-bh1;
yp2=bg2-bh2;
yp3=bg3-bh3;
x14=[xo1',xo2',xo3'];
y14=[yp1',yp2',yp3'];

for n=1:k
    mag14x(n)=sqrt(x14(n,1)^2+x14(n,2)^2+x14(n,3)^2);
end
for n=1:k
    mag14y(n)=sqrt(y14(n,1)^2+y14(n,2)^2+y14(n,3)^2);
end
for n=1:k
    height14(n)=mag14y(1,1)-mag14y(1,n);
end
for n=1:k
    width14(n)=mag14x(1,1)-mag14x(1,n);
end

%% Percent change
% bar plot
figure(1)
pc15x=(mag15x(21)/mag15x(1)*100)-100;
pc15y=(mag15y(21)/mag15y(1)*100)-100;
pc15=[pc15y,pc15x];

pc1x=(mag1x(21)/mag1x(1)*100)-100;
pc1y=(mag1y(21)/mag1y(1)*100)-100;
pc1=[pc1y,pc1x];

pc2x=(mag2x(21)/mag2x(1)*100)-100;
pc2y=(mag2y(21)/mag2y(1)*100)-100;
pc2=[pc2y,pc2x];

pc3x=(mag3x(21)/mag3x(1)*100)-100;
pc3y=(mag3y(21)/mag3y(1)*100)-100;
pc3=[pc3y,pc3x];

pc4x=(mag4x(21)/mag4x(1)*100)-100;
pc4y=(mag4y(21)/mag4y(1)*100)-100;
pc4=[pc4y,pc4x];

pc5x=(mag5x(21)/mag5x(1)*100)-100;
pc5y=(mag5y(21)/mag5y(1)*100)-100;
pc5=[pc5y,pc5x];

pc6x=(mag6x(21)/mag6x(1)*100)-100;
pc6y=(mag6y(21)/mag6y(1)*100)-100;
pc6=[pc6y,pc6x];

pc13x=(mag13x(21)/mag13x(1)*100)-100;
pc13y=(mag13y(21)/mag13y(1)*100)-100;
pc13=[pc13y,pc13x];


pc14x=(mag14x(21)/mag14x(1)*100)-100;
pc14y=(mag14y(21)/mag14y(1)*100)-100;
pc14=[pc14y,pc14x];

PC=[pc15;pc1;pc2;pc3;pc4;pc5;pc6;pc13;pc14];
bar(PC)
xticklabels({'Intact','Model 1','Model 2', 'Model 3','Model 4','Model 5','Model 6','Model 13','model 14'})
ylabel('Percent Change')
legend('Height','Width','location','northwest')
title('Absolute Foraminal Percent Change Under 2 N-m of flexion (4P)')

%% figures
figure(2)

plot((t15-2)*(-2),-1*height15,'b')
hold on
plot((t15-2)*(-2),-1*width15,'-.b')
hold on

plot((t1-2)*(-2),-1*height1,'r')
hold on
plot((t1-2)*(-2),-1*width1,'-.r')
hold on

plot((t2-2)*(-2),-1*height2,'g')
hold on
plot((t2-2)*(-2),-1*width2,'-.g')
hold on

plot((t3-2)*(-2),-1*height3,'c')
hold on
plot((t3-2)*(-2),-1*width3,'-.c')
hold on

plot((t4-2)*(-2),-1*height4,'color',[.49 1 .63])
hold on
plot((t4-2)*(-2),-1*width4,'-.','color',[.49 1 .63])
hold on

plot((t5-2)*(-2),-1*height5,'color',[0.75, 0, 0.75])
hold on
plot((t5-2)*(-2),-1*width5,'-.','color',[0.75, 0, 0.75])
hold on

plot((t6-2)*(-2),-1*height6,'color',[0 0.5 1])
hold on
plot((t6-2)*(-2),-1*width6,'-.','color',[0 0.5 1])
hold on

plot((t13-2)*(-2),-1*height13,'color',[0.2 0 0])
hold on
plot((t13-2)*(-2),-1*width13,'-.','color',[0.2 0 0])
hold on

plot((t14-2)*(-2),-1*height14,'color',[1 .5 0])
hold on
plot((t14-2)*(-2),-1*width14,'-.','color',[1 .5 0])
hold on

xlabel('Moment (N-m)')
ylabel({'Narrowing/Widening (mm)';'(Positive is Widening, Negative is Narrowing)'})
title('C5-C6 Left Hand Foreman Narrowing/Widening Under 2 N-m of Flexion (4P)')
legend('intact height','intact width','model 1 height', 'model 1 width','model 2 height','model 2 width','model 3 height', 'model 3 width','model 4 height','model 4 width','model 5 height','model 5 width','model 6 height','model 6 width','model 13 height','model 13 width','model 14 height','model 14 width','location','southwest')
